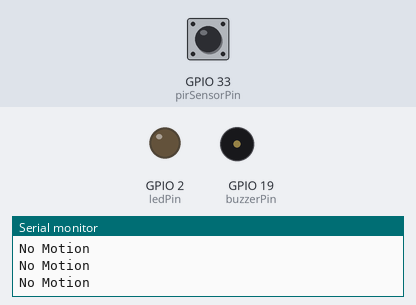
Bench run of a sketch on a simulated ESP32. On the bench: output pins drawn as LEDs (lit = HIGH), buzzer (waves = sounding, pin HIGH), the last lines printed to the serial monitor. Dashed ring = blinking. Inputs (shaded band) come from the test bench; at power-on: GPIO 33 (pirSensorPin) LOW.

Above: at 1.2 s.
1.3 s: GPIO 33 (pirSensorPin) driven HIGH
At 1.7 s:
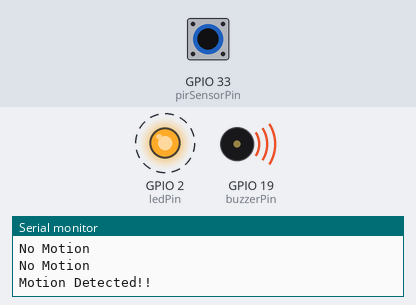
4.3 s: GPIO 33 (pirSensorPin) driven LOW
At 5.1 s:
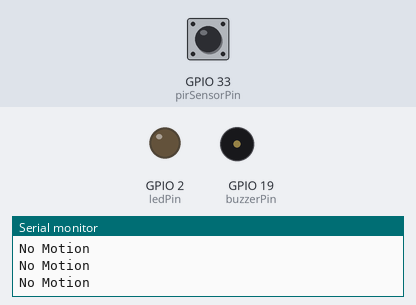
7.3 s: GPIO 33 (pirSensorPin) pulsed HIGH 2 times (0.12 s each, 0.3 s apart)
At 7.7 s:
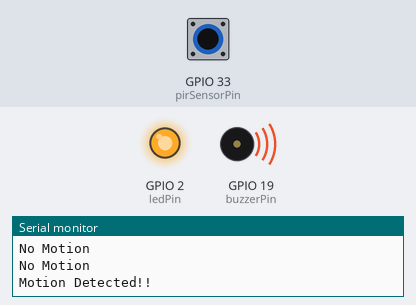
10.9 s: GPIO 33 (pirSensorPin) pulsed HIGH 5 times (0.12 s each, 0.3 s apart)
At 14.0 s:
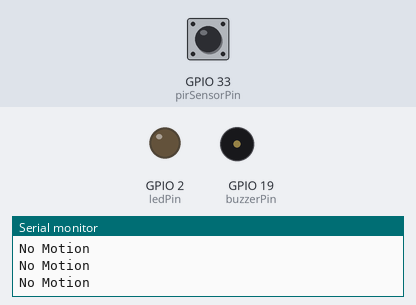
Timing chart, 0 to 15.5 s (numbered marks = the images above; inputs shaded):
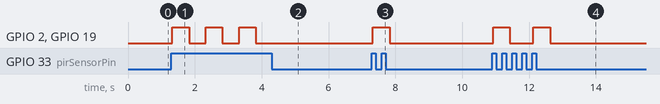

The sketch:

PIR_Sensor_With_LED_And_Buzzer.ino
```cpp
const int pirSensorPin = 33;   // PIR sensor input pin
const int ledPin = 2;         // LED output pin
const int buzzerPin = 19;     // Buzzer output pin

//const int motionThreshold = 1;   // The assumed threshold for motion detection

void setup() {
  pinMode(pirSensorPin, INPUT);
  pinMode(ledPin, OUTPUT);
  pinMode(buzzerPin, OUTPUT);
  Serial.begin(9600);
}

void loop() {
  int motionDetected = digitalRead(pirSensorPin);

  if (motionDetected == HIGH) {
    // Motion detected!
    Serial.println("Motion Detected!!");

    digitalWrite(ledPin, HIGH);
    digitalWrite(buzzerPin, HIGH);
    delay(500); // Buzzer ON time

    digitalWrite(ledPin, LOW);
    digitalWrite(buzzerPin, LOW);
    delay(500); // Buzzer OFF time
  } else {
    // No motion detected
    Serial.println("No Motion");

    digitalWrite(ledPin, LOW);
    digitalWrite(buzzerPin, LOW);
  }
}
```

Measured:
- after the input at 1.3 s, GPIO 2 (ledPin), GPIO 19 (buzzerPin): alternates HIGH for 0.50 s and LOW for 0.50 s, starting at once
- after the input at 4.3 s, GPIO 2 (ledPin), GPIO 19 (buzzerPin): stops changing and stays LOW
- after the input at 7.3 s, GPIO 2 (ledPin), GPIO 19 (buzzerPin): LOW → HIGH at once, → LOW 0.50 s later
- after the input at 10.9 s, GPIO 2 (ledPin), GPIO 19 (buzzerPin): alternates HIGH for 0.50 s and LOW for 0.71 s, 4 changes in all, then stays LOW, starting at once
